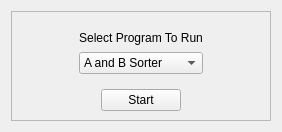
<?xml version="1.0" encoding="UTF-8"?>
<ui version="4.0">
 <class>Form</class>
 <widget class="QWidget" name="Form">
  <property name="geometry">
   <rect>
    <x>0</x>
    <y>0</y>
    <width>282</width>
    <height>132</height>
   </rect>
  </property>
  <property name="windowTitle">
   <string>Form</string>
  </property>
  <layout class="QHBoxLayout" name="horizontalLayout">
   <item>
    <widget class="QFrame" name="frame">
     <property name="frameShape">
      <enum>QFrame::Shape::StyledPanel</enum>
     </property>
     <property name="frameShadow">
      <enum>QFrame::Shadow::Raised</enum>
     </property>
     <layout class="QVBoxLayout" name="verticalLayout_2">
      <item alignment="Qt::AlignmentFlag::AlignHCenter">
       <widget class="QFrame" name="frame_2">
        <property name="frameShape">
         <enum>QFrame::Shape::NoFrame</enum>
        </property>
        <property name="frameShadow">
         <enum>QFrame::Shadow::Raised</enum>
        </property>
        <layout class="QVBoxLayout" name="verticalLayout">
         <item>
          <widget class="QLabel" name="label">
           <property name="text">
            <string>Select Program To Run</string>
           </property>
           <property name="alignment">
            <set>Qt::AlignmentFlag::AlignCenter</set>
           </property>
          </widget>
         </item>
         <item>
          <widget class="QComboBox" name="comboBox">
           <item>
            <property name="text">
             <string>A and B Sorter</string>
            </property>
           </item>
           <item>
            <property name="text">
             <string>Only B</string>
            </property>
           </item>
          </widget>
         </item>
        </layout>
       </widget>
      </item>
      <item alignment="Qt::AlignmentFlag::AlignHCenter">
       <widget class="QPushButton" name="pushButton">
        <property name="text">
         <string>Start</string>
        </property>
       </widget>
      </item>
     </layout>
    </widget>
   </item>
  </layout>
 </widget>
 <resources/>
 <connections/>
</ui>
